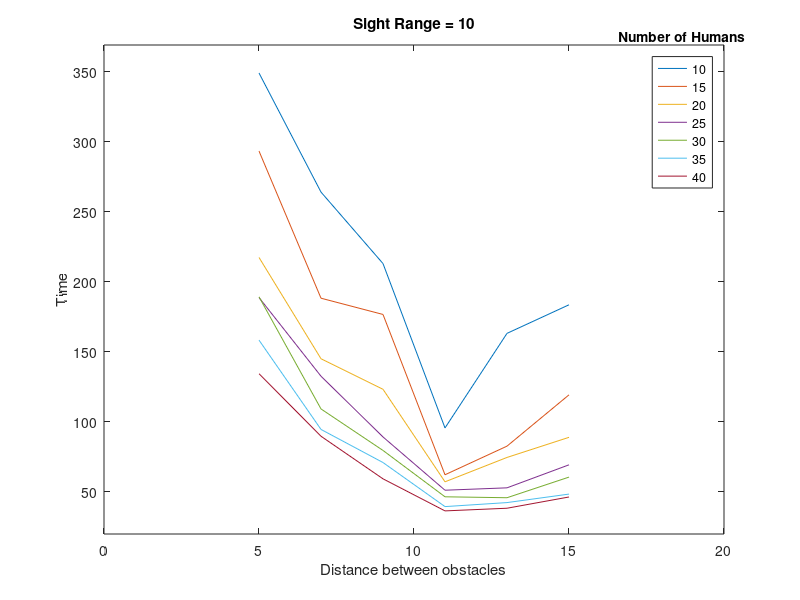

MATLAB code for this plot:
obstacleDistance = [5 7 9 11 13 15];
load('line1_1.mat')
plot(obstacleDistance,timeArray)
hold on
title('Sight Range = 10')
axis([0 obstacleDistance(size(obstacleDistance,2))+5 20 max(timeArray)+20])
xlabel("Distance between obstacles")
ylabel("Time")
load('line2_1.mat')
plot(obstacleDistance,timeArray)
load('line3_1.mat')
plot(obstacleDistance,timeArray)
load('line4_1.mat')
plot(obstacleDistance,timeArray)
load('line5_1.mat')
plot(obstacleDistance,timeArray)
load('line6_1.mat')
plot(obstacleDistance,timeArray)
load('line7_1.mat')
plot(obstacleDistance,timeArray)
title(legend,'Number of Humans')
legend('10','15','20','25','30','35','40')